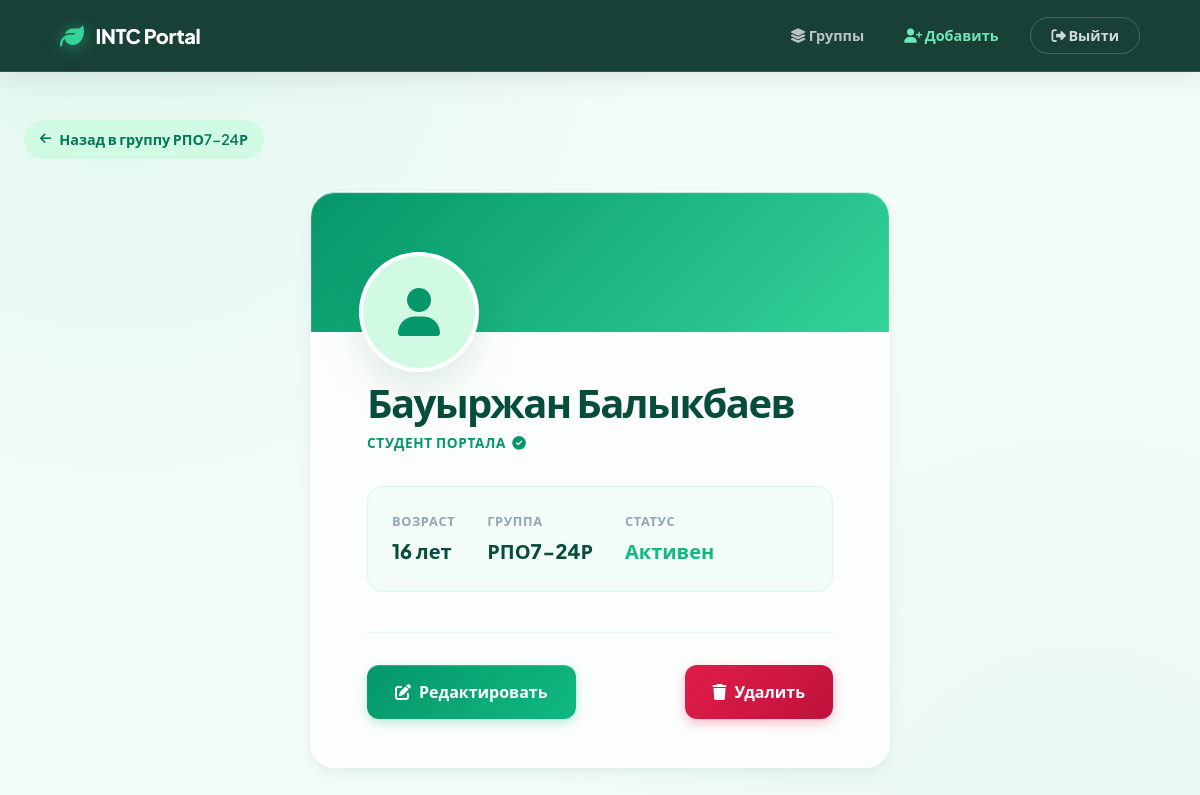
Page /students/3/ (signed in) on the committed database.
### students/models.py (models this page shows, shortened)
class Student(models.Model):
    first_name = models.CharField(max_length=100)
    last_name = models.CharField(max_length=100)
    age = models.IntegerField()
    group = models.CharField(max_length=20)
    photo = models.ImageField(upload_to='photos/', blank=True, null=True)

### students/views.py (the view)
# urls.py: path('<int:pk>/', views.student_detail, name='student_detail'),
@login_required
def student_detail(request, pk):
    student = get_object_or_404(Student, pk=pk)
    return render(request, "students/detail.html", {"student": student})

### students/templates/students/detail.html (shortened to what this page needs)
{% extends 'base.html' %}
{% block content %}
<a href="{% url 'group_detail' student.group %}" class="breadcrumb animate-fade stagger-1">
    <i class="fa-solid fa-arrow-left"></i> Назад в группу {{ student.group }}
</a>
<div class="glass-card form-card animate-fade stagger-2" style="padding: 2.5rem 2.5rem 3rem;">
    <div class="profile-cover">
        <div class="profile-photo-wrapper">
            {% if student.photo %}
            <img src="{{ student.photo.url }}" alt="Фото {{ student.first_name }}">
            {% else %}
            <div class="placeholder">
                <i class="fa-solid fa-user"></i>
            </div>
            {% endif %}
        </div>
    </div>
    <div class="profile-body">
        <h1 class="profile-name">{{ student.first_name }} {{ student.last_name }}</h1>
        <p
            style="color: var(--emerald-600); font-weight: 700; letter-spacing: 0.05em; text-transform: uppercase; font-size: 0.85rem;">
            Студент портала <i class="fa-solid fa-circle-check" style="margin-left: 0.2rem;"></i>
        </p>
        <div class="profile-stats">
            <div class="stat-box">
                <span class="stat-label">Возраст</span>
                <span class="stat-value">{{ student.age }} лет</span>
            </div>
            <div class="stat-box">
                <span class="stat-label">Группа</span>
                <span class="stat-value">
                    <div class="badge">{{ student.group }}</div>
                </span>
            </div>
            <div class="stat-box">
                <span class="stat-label">Статус</span>
                <span class="stat-value" style="color: var(--emerald-500);">Активен</span>
            </div>
        </div>
        <div class="profile-actions">
            <a href="{% url 'edit_student' student.pk %}" class="btn">
                <i class="fa-solid fa-pen-to-square"></i> Редактировать
            </a>
            <a href="{% url 'delete_student' student.pk %}" class="btn btn-danger" style="margin-left: auto;"
                onclick="return confirm('Вы уверены, что хотите навсегда удалить студента {{ student.first_name }}?');">
                <i class="fa-solid fa-trash"></i> Удалить
            </a>
        </div>
    </div>
</div>
{% endblock %}

### rows in the picture
Student: group "РПО7-24Р", first_name "Бауыржан", last_name "Балыкбаев", age "16"
